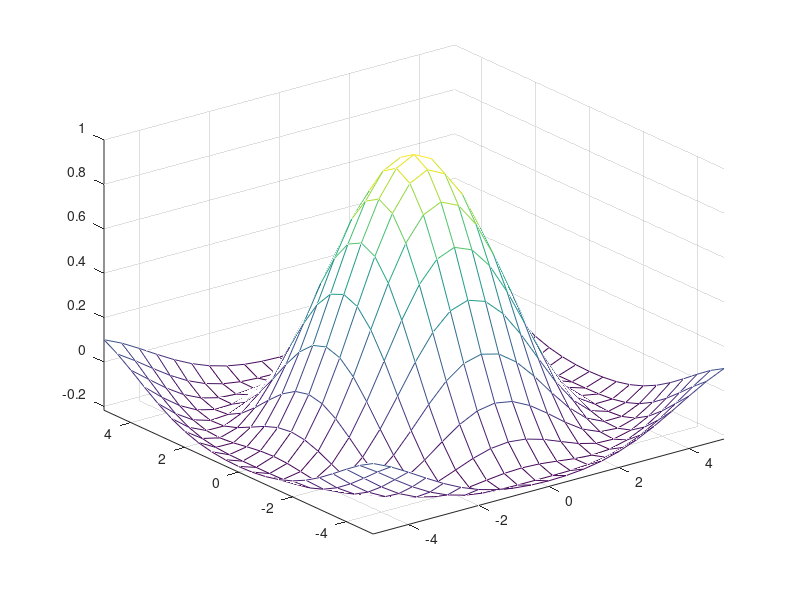

This figure's MATLAB source: (Note: this script raises an error after producing the figure.)
clc,clear all;
%Variables
x=0;
y=1;
t_max=9;    
[X,Y] = meshgrid(-5:.5:5);
%Función de entrada
R = sqrt(X.^2 + Y.^2) + eps;
Z = sin(R)./R;

mesh(X,Y,Z)
axis tight; hold on;
band=true;
i=1;
contador=0;

interacionFinal=30;
while (band)
    
    for i=1:5
        contador = contador+1;
        if(contador == interacionFinal)
            band = false;
        end
        r = exp(-(i/t_max));
        a = random('unif',0,1);
        rn = random('norm',0,1);
        rn2 = random('norm',0,1);
        x_1 = x - rn;
        y_1 = y - rn2;
    
        if(e_funcion(x_1,y_1) > e_funcion(x,y) || r>a)
            x=x_1;
            y=y_1;
            disp(e_funcion(x,y));
            plot3(x,y,e_funcion(x,y),'.');
        end
        drawnow();
        pause(0.1);
    end
end

function res = e_funcion(x,y)
    r = sqrt(x^2+y^2) + eps;
    res = sin(r)/r;
end